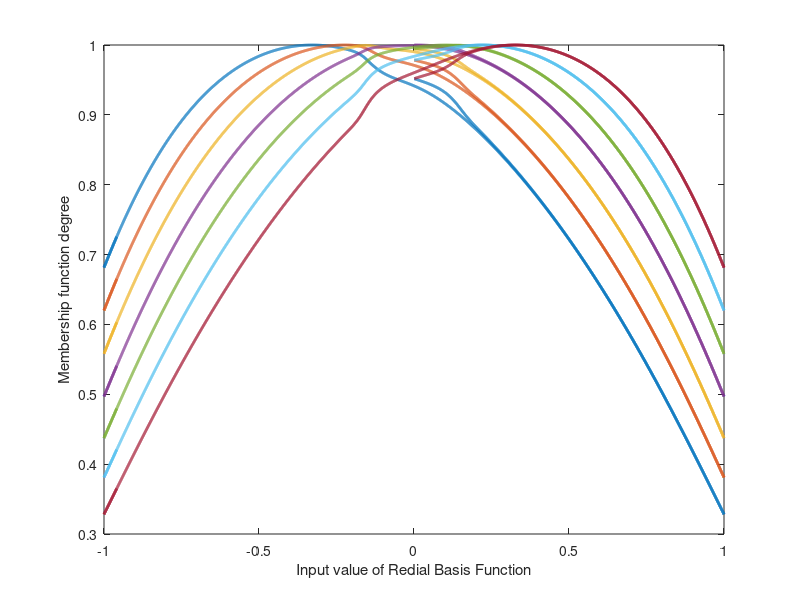
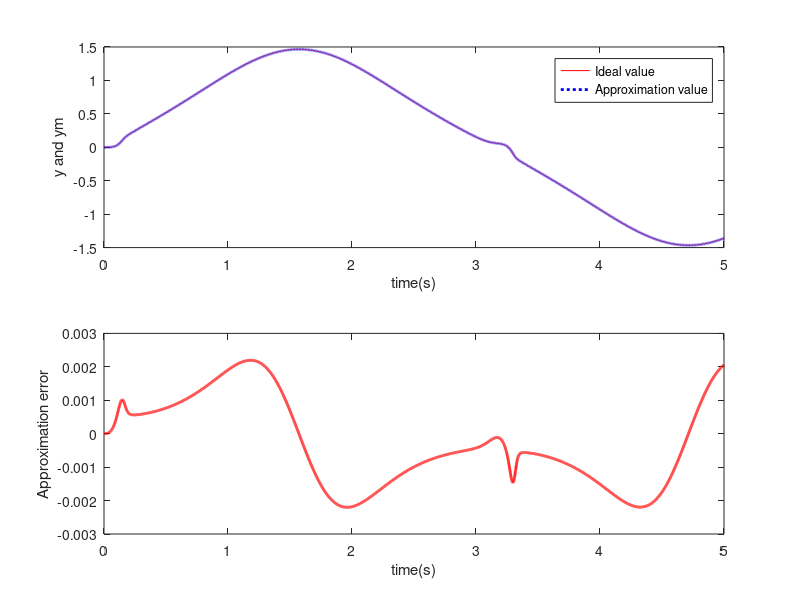

MATLAB code for these plots, in order:
%RBF approximation test
clear all;
close all;

alfa=0.05;
xite=0.3;
x=[0,0]';

%The parameters design of Guassian Function
%The input of RBF (u(k),y(k)) must be in the effect range of Guassian function overlay
%The value of b represents the widenth of Guassian function overlay

bj=1.5;    %The width of Guassian function
%The value of c represents the center position of Guassian function overlay
%the NN structure is 2-m-1: i=2; j=1,2,...,m; k=1
M=3;   %Different hidden nets number
if M==1   %only one hidden net
m=1;
c=0;
elseif M==2    
m=3;
c=1/3*[-1 0 1;
      -1 0 1];
elseif M==3
m=7;
c=1/9*[-3 -2 -1 0 1 2 3;
       -3 -2 -1 0 1 2 3];
end
w=zeros(m,1);
w_1=w;w_2=w_1;
y_1=0;

ts=0.001;
for k=1:1:5000
   
time(k)=k*ts;
u(k)=sin(k*ts);

y(k)=u(k)^3+y_1/(1+y_1^2);  

x(1)=u(k);
x(2)=y(k);
   
for j=1:1:m
    h(j)=exp(-norm(x-c(:,j))^2/(2*bj^2));
end
ym(k)=w'*h';
em(k)=y(k)-ym(k);

d_w=xite*em(k)*h';
w=w_1+ d_w+alfa*(w_1-w_2);
   
y_1=y(k);
w_2=w_1;w_1=w;

x1(k)=x(1);
for j=1:1:m
    H(j,k)=h(j);
end

if k==5000
    figure(1);
    for j=1:1:m
        plot(x1,H(j,:),'linewidth',2);
        hold on;
    end
    xlabel('Input value of Redial Basis Function');ylabel('Membership function degree');
end
end
figure(2);
subplot(211);
plot(time,y,'r',time,ym,'b:','linewidth',2);
xlabel('time(s)');ylabel('y and ym');
legend('Ideal value','Approximation value');
subplot(212);
plot(time,y-ym,'r','linewidth',2);
xlabel('time(s)');ylabel('Approximation error');